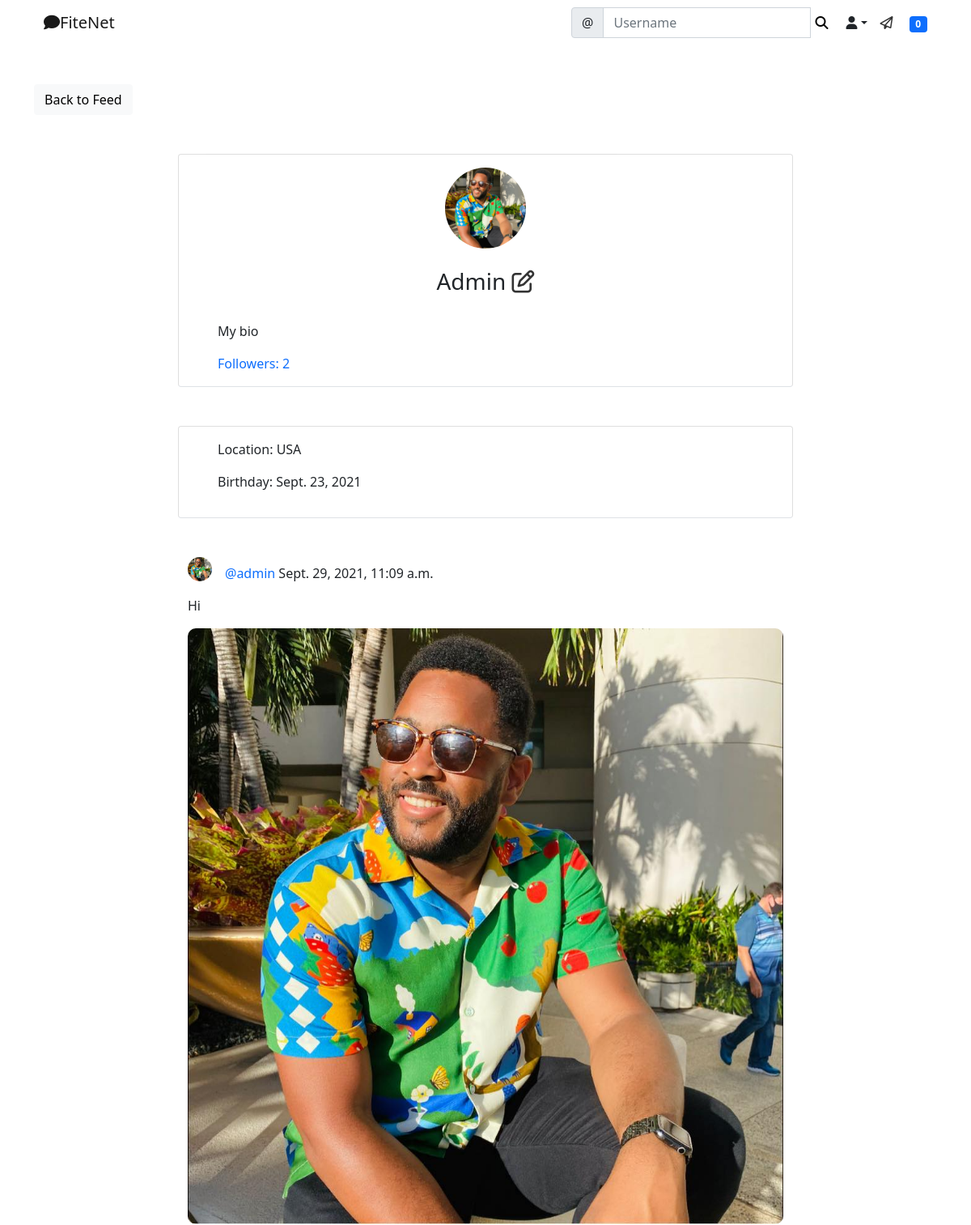
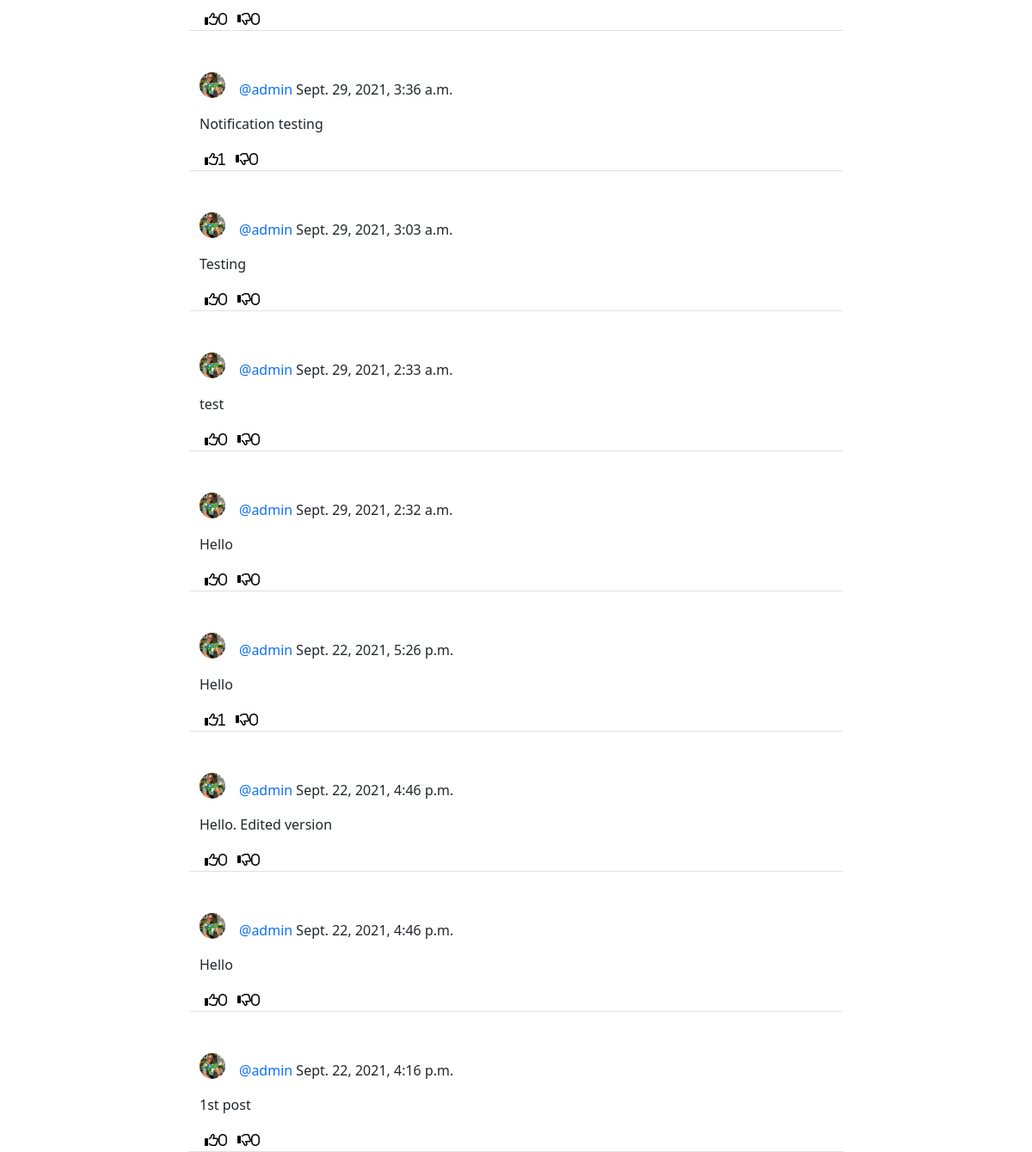
/social/profile/1/ (signed in), run on the app's committed database (2 pictures, top to bottom).
### social/models.py (models this page shows)
class UserProfile(models.Model):
    user = models.OneToOneField(User, primary_key=True, verbose_name='user', related_name='profile', on_delete=models.CASCADE)
    name = models.CharField(max_length=30, blank=True, null=True)
    bio = models.TextField(max_length=500, blank=True, null=True)
    birth_date=models.DateField(null=True, blank=True)
    location = models.CharField(max_length=100, blank=True, null=True)
    picture = models.ImageField(upload_to='uploads/profile_pictures/', default='uploads/profile_pictures/default.png')
    followers =  models.ManyToManyField(User, blank=True, related_name='followers')

class Post(models.Model):
    body = models.TextField()
    image = models.ImageField(upload_to='uploads/post_photos', blank=True, null=True)
    created_on = models.DateTimeField(default=timezone.now)
    author = models.ForeignKey(User, on_delete=models.CASCADE)
    likes = models.ManyToManyField(User, blank=True, related_name='likes')
    dislikes = models.ManyToManyField(User, blank=True, related_name='dislikes')

### social/views.py (the view)
# urls.py: path('profile/<int:pk>/', ProfileView.as_view(), name='profile'),
class ProfileView(View):
    def get(self, request, pk, *args, **kwargs):
        profile = UserProfile.objects.get(pk = pk)
        user = profile.user
        posts = Post.objects.filter(author=user).order_by('-created_on')
        followers = profile.followers.all()
        if len(followers) == 0:
            is_following = False
        for follower in followers:
            if follower == request.user:
                is_following = True
                break
            else:
                is_following = False
        number_of_followers = len(followers)
        context = {
            'user': user,
            'profile': profile,
            'posts': posts,
            'number_of_followers': number_of_followers,
            'is_following': is_following,
        }
        return render(request, 'social/profile.html', context)

### landing/templatetags/custom_tags.py (called while the page is built)
@register.inclusion_tag('social/show_notifications.html', takes_context=True)
def show_notifications(context):
    request_user = context['request'].user
    notifications = Notification.objects.filter(to_user=request_user).exclude(user_has_seen=True).order_by('-date')
    return {'notifications': notifications}

### social/templates/social/profile.html (shortened to what this page needs)
{% extends 'landing/base.html' %}
{% block content %}
<div class="container">
    <div class="row  mt-5">
        <div class="col-md-3 col-sm-6">
            <a href="{% url 'post-list' %}" class="btn btn-light">Back to Feed</a>
        </div>
    </div>
    <div class="row justify-content-center mt-5">
        <div class="card shadom-sm col-md-8 col-sm-12 border-bottom px-5 pt-3">
            <div class="text-center">
                <img src="{{ profile.picture.url}}" class="rounded-circle" width="100" height="100" />
                {% if profile.name %}
                <h3 class="py-4">{{ profile.name}}
                    <span>
                        {% if request.user == user %}
                        <a href="{% url 'profile-edit' profile.pk %}" class="edit-color"><i class="far fa-edit">
                        </i></a>
                        {% endif %}
                    </span>
                    {% endif %}
                </h3>
            </div>
            {% if profile.bio %}
            <p>{{ profile.bio}}</p>
            {% endif %}
            <div class="mb-3">
                <a href="{% url 'list-followers' profile.pk%}" class="post-link" >Followers: {{ number_of_followers }}</a>
            </div>
        </div>
    </div>
    <div class="row justify-content-center mt-5">
        <div class="card shadom-sm col-md-8 col-sm-12 border-bottom px-5 py-3">
            {% if profile.location %}
            <p>Location: {{ profile.location}}</p>
            {% endif %}
            {% if profile.birth_date %}
            <p>Birthday: {{ profile.birth_date}}</p>
            {% endif %}
        </div>
    </div>
    {% for post in posts %}
    <div class="row justify-content-center mt-5">
        <div class="col-md-8 col-sm-12 border-bottom">
            <div>
                <a href="{% url 'profile' post.author.profile.pk %}">
                    <img class="post-img" height="30" width="30" src="{{ post.author.profile.picture.url }}" />
                </a>
                <p class = "post-text">
                    <a class="text-primary post-link" href="{% url 'profile' post.author.profile.pk %}">@{{ post.author }} </a>{{ post.created_on }}
                </p>
            </div>
            <div class="position-relative">
                <p>{{ post.body }}</p>
                {% if post.image %}
                    <img src="{{ post.image.url }}" class="post-image" />
                {% endif %}
            </div>
            <div class="d-flex flex-row">
                <form method="POST" action="{% url 'like' post.pk %}">
                    <button class="remove-default-btn" type="submit">
                        <i class="far fa-thumbs-up"><span>{{ post.likes.all.count }}</span></i>
                    </button>
                </form>
                <form method="POST" action="{% url 'dislike' post.pk %}">
                    <button class="remove-default-btn" type="submit">
                        <i class="far fa-thumbs-down"><span>{{ post.dislikes.all.count }}</span></i>
                    </button>
                </form>
            </div>
        </div>
    </div>
    {% endfor %}
</div>
{% endblock content %}

### landing/templates/landing/base.html (shortened to what this page needs)
{% load static %}
<!doctype html>
<html lang="en">
  <head>
    <link href="https://cdn.jsdelivr.net/npm/bootstrap@5.1.1/dist/css/bootstrap.min.css" rel="stylesheet">
    <link href = "{% static 'style.css' %}" rel="stylesheet">
  </head>
  <body>
    {% include 'landing/navbar.html' %}
    {%block content%}
    {%endblock content%}
  </body>
</html>

### landing/templates/landing/navbar.html (shortened to what this page needs)
{% load custom_tags %}
<div class="container">
<nav class="navbar navbar-expand-lg navbar-light">
    <div class="container-fluid">
      <a class="navbar-brand"
      {% if user.is_authenticated %}
      href="{% url 'post-list' %}"
      {% else %}
      href="{% url 'index' %}"
      {% endif %}
      ><i class="fas fa-comment"></i>FiteNet</a>
      <div class="collapse navbar-collapse" id="navbarSupportedContent">
        <form class="d-flex" method="GET" action="{% url 'profile-search' %}">
            <div class="input-group">
            <span class="input-group-text" id="basic-addon1">@</span>
            <input type="text" class="form-control" placeholder="Username" aria-label="Username" aria-describedby="basic-addon1" name="query" value="{{ request.query }}">
            <button class="remove-default-btn" type="submit"><i class="fas fa-search"></i></button>
            </div>
        </form>
        {% if user.is_authenticated %}
        <div class="nav-item dropdown">
            <a class="nav-link dropdown-toggle text-dark" data-bs-toggle="dropdown" role="button" aria-expanded="false"><i class="fas fa-user"></i></a>
        </div>
        <div class="nav-item inbox-icon-container">
          <a href="{% url 'inbox' %}" class="inbox-icon"><i class="far fa-paper-plane"></i></a>
        </div>
        <div class="nav-item">
          {% show_notifications %}
        </div>
        {% endif %}
      </div>
    </div>
</nav>
</div>

### social/templates/social/show_notifications.html (shortened to what this page needs)
<div class="dropdown">
    <span class="badge bg-primary notification-badge" onclick="showNotification()">{{ notifications.count }}</span>
</div>

### static/style.css (style rules this page uses)
.remove-default-btn { border: none; background-color: transparent; box-shadow: none; }
.edit-color { color: #333; }
.post-link { text-decoration: none; }
.post-text { padding-top: 0.5rem; }
.post-img { float: left; margin-right: 1rem; border-radius: 50% }
.post-image { max-width: 100%; height: auto; border-radius: 10px; margin-bottom: 10px; }
.dropdown { position: relative; display: inline-block; }
.inbox-icon-container { margin-right: 15px; }
.inbox-icon { color: #333; transition: 0.5s; }
.inbox-icon { margin-right: 5px; }

### data on the page
UserProfile: picture (picture), name "Admin", bio "My bio", location "USA", birth_date "Sept. 23, 2021"
Post: author.profile.picture (picture), author "admin", created_on "Sept. 29, 2021, 11:09 a.m.", body "Hi", image (picture), likes.all.count "0", dislikes.all.count "0"
Post: author.profile.picture (picture), author "admin", created_on "Sept. 29, 2021, 3:36 a.m.", body "Notification testing", likes.all.count "1", dislikes.all.count "0"
Post: author.profile.picture (picture), author "admin", created_on "Sept. 29, 2021, 3:03 a.m.", body "Testing", likes.all.count "0", dislikes.all.count "0"
Post: author.profile.picture (picture), author "admin", created_on "Sept. 29, 2021, 2:33 a.m.", body "test", likes.all.count "0", dislikes.all.count "0"
Post: author.profile.picture (picture), author "admin", created_on "Sept. 29, 2021, 2:32 a.m.", body "Hello", likes.all.count "0", dislikes.all.count "0"
Post: author.profile.picture (picture), author "admin", created_on "Sept. 22, 2021, 5:26 p.m.", body "Hello", likes.all.count "1", dislikes.all.count "0"
Post: author.profile.picture (picture), author "admin", created_on "Sept. 22, 2021, 4:46 p.m.", body "Hello. Edited version", likes.all.count "0", dislikes.all.count "0"
Post: author.profile.picture (picture), author "admin", created_on "Sept. 22, 2021, 4:46 p.m.", body "Hello", likes.all.count "0", dislikes.all.count "0"
Post: author.profile.picture (picture), author "admin", created_on "Sept. 22, 2021, 4:16 p.m.", body "1st post", likes.all.count "0", dislikes.all.count "0"

### other printed values
{{ notifications.count }} "0"
{{ number_of_followers }} "2"
